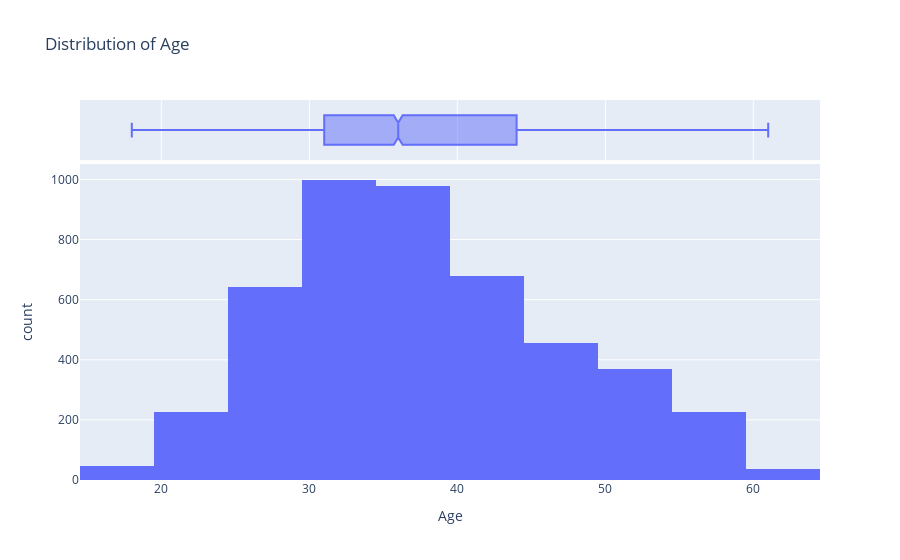
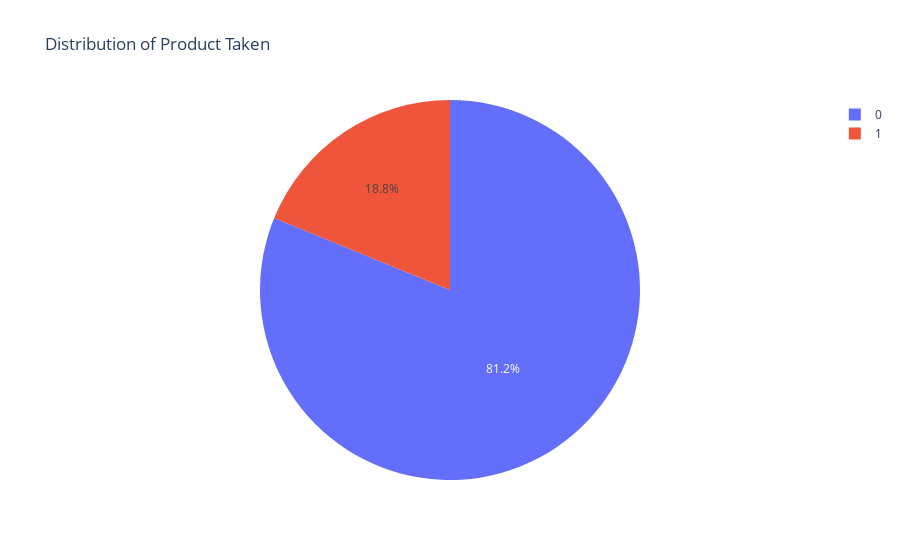
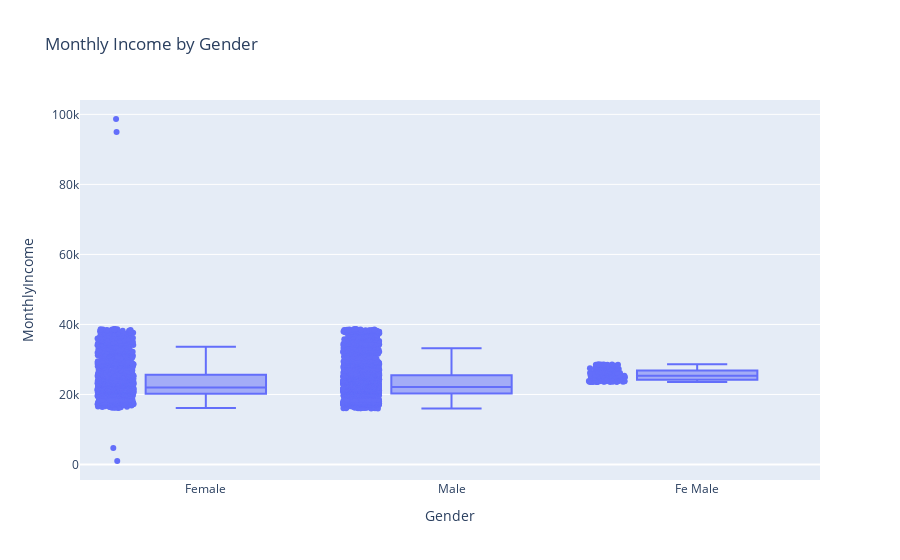
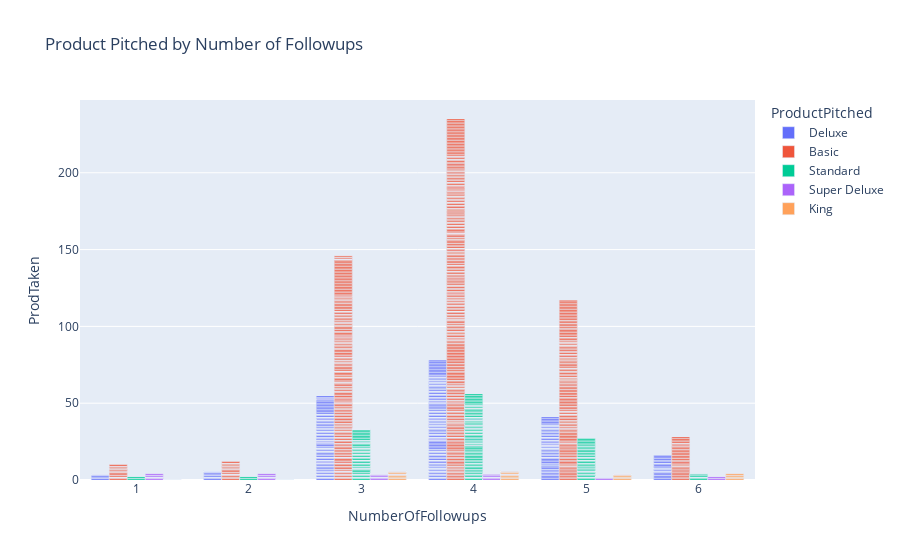

Notebook code cell kept with these figures, in order:
### Code cell
# Assuming 'df' is your DataFrame containing the data

# Distribution of Age
fig1 = px.histogram(df, x='Age', nbins=10, title='Distribution of Age', marginal='box', hover_data=df.columns)
fig1.show()

# Pie Chart of Product Taken
fig2 = px.pie(df, names='ProdTaken', title='Distribution of Product Taken')
fig2.show()

# Boxplot of Monthly Income by Gender
fig3 = px.box(df, x='Gender', y='MonthlyIncome', title='Monthly Income by Gender', points='all')
fig3.show()

# Barplot of Product Pitched by Number of Followups
fig4 = px.bar(df, x='NumberOfFollowups', y='ProdTaken', color='ProductPitched', barmode='group',
              title='Product Pitched by Number of Followups')
fig4.show()

# Heatmap of correlation matrix
numeric_columns = df.select_dtypes(include=['number']).columns
correlation_matrix = df[numeric_columns].corr()

fig5 = go.Figure(data=go.Heatmap(
                   z=correlation_matrix.values,
                   x=correlation_matrix.columns,
                   y=correlation_matrix.columns,
                   colorscale='Viridis'))

fig5.update_layout(title='Correlation Matrix')
fig5.show()

# Scatter Plot of Age vs Monthly Income by Gender
fig6 = px.scatter(df, x='Age', y='MonthlyIncome', color='Gender',
                  title='Age vs Monthly Income by Gender',
                  hover_data=['Designation', 'CityTier'])
fig6.show()

# Pie Chart of Marital Status Distribution
fig7 = px.pie(df, names='MaritalStatus', title='Marital Status Distribution')
fig7.show()

# Sunburst Chart for Multi-level Hierarchical Data (CityTier -> Gender -> ProductPitched)
fig8 = px.sunburst(df, path=['CityTier', 'Gender', 'ProductPitched'],
                   values='CustomerID', title='Sunburst Chart of CityTier, Gender and Product Pitched')
fig8.show()

# Violin Plot of Monthly Income by Designation
fig9 = px.violin(df, x='Designation', y='MonthlyIncome',
                 title='Monthly Income by Designation',
                 box=True, points='all')
fig9.show()

# Grouped Bar Plot for Number of Trips vs Age by Product Taken
fig10_alternative = px.bar(df, x='Age', y='NumberOfTrips', color='ProdTaken',
                            title='Number of Trips vs Age by Product Taken',
                            barmode='group', hover_data=['CustomerID'])
fig10_alternative.show()

# Scatter Plot of Age vs Duration of Pitch colored by Gender
fig11_alternative = px.scatter(df, x='Age', y='DurationOfPitch', color='Gender',
                               title='Age vs Duration of Pitch by Gender',
                               hover_data=['CustomerID'])
fig11_alternative.show()

### Figure 1 — Plotly figure (JSON) as saved in the notebook; plotly's stock layout.template omitted (floating-point values rounded to 4 significant figures; data arrays with more than 128 entries replaced by an {"elided": "..."} marker saying what was removed)
{"data": [{"alignmentgroup": "True", "bingroup": "x", "hovertemplate": "Age=%{x}<br>count=%{y}<extra></extra>", "legendgroup": "", "marker": {"color": "#636efa", "pattern": {"shape": ""}}, "name": "", "nbinsx": 10, "offsetgroup": "", "orientation": "v", "showlegend": false, "type": "histogram", "x": {"elided": "4888 int values"}, "xaxis": "x", "yaxis": "y"}, {"alignmentgroup": "True", "customdata": {"elided": "4888x19 mixed values"}, "hovertemplate": "Age=%{x}<br>CustomerID=%{customdata[0]}<br>ProdTaken=%{customdata[1]}<br>TypeofContact=%{customdata[2]}<br>CityTier=%{customdata[3]}<br>DurationOfPitch=%{customdata[4]}<br>Occupation=%{customdata[5]}<br>Gender=%{customdata[6]}<br>NumberOfPersonVisiting=%{customdata[7]}<br>NumberOfFollowups=%{customdata[8]}<br>ProductPitched=%{customdata[9]}<br>PreferredPropertyStar=%{customdata[10]}<br>MaritalStatus=%{customdata[11]}<br>NumberOfTrips=%{customdata[12]}<br>Passport=%{customdata[13]}<br>PitchSatisfactionScore=%{customdata[14]}<br>OwnCar=%{customdata[15]}<br>NumberOfChildrenVisiting=%{customdata[16]}<br>Designation=%{customdata[17]}<br>MonthlyIncome=%{customdata[18]}<extra></extra>", "legendgroup": "", "marker": {"color": "#636efa"}, "name": "", "notched": true, "offsetgroup": "", "showlegend": false, "type": "box", "x": {"elided": "4888 int values"}, "xaxis": "x2", "yaxis": "y2"}], "layout": {"barmode": "relative", "legend": {"tracegroupgap": 0}, "title": {"text": "Distribution of Age"}, "xaxis": {"anchor": "y", "domain": [0, 1], "title": {"text": "Age"}}, "xaxis2": {"anchor": "y2", "domain": [0, 1], "matches": "x", "showgrid": true, "showticklabels": false}, "yaxis": {"anchor": "x", "domain": [0, 0.8316], "title": {"text": "count"}}, "yaxis2": {"anchor": "x2", "domain": [0.8416, 1], "matches": "y2", "showgrid": false, "showline": false, "showticklabels": false, "ticks": ""}}}

### Figure 2 — Plotly figure (JSON) as saved in the notebook; plotly's stock layout.template omitted (floating-point values rounded to 4 significant figures; data arrays with more than 128 entries replaced by an {"elided": "..."} marker saying what was removed)
{"data": [{"domain": {"x": [0, 1], "y": [0, 1]}, "hovertemplate": "ProdTaken=%{label}<extra></extra>", "labels": {"elided": "4888 int values"}, "legendgroup": "", "name": "", "showlegend": true, "type": "pie"}], "layout": {"legend": {"tracegroupgap": 0}, "title": {"text": "Distribution of Product Taken"}}}

### Figure 3 — Plotly figure (JSON) as saved in the notebook; plotly's stock layout.template omitted (floating-point values rounded to 4 significant figures; data arrays with more than 128 entries replaced by an {"elided": "..."} marker saying what was removed)
{"data": [{"alignmentgroup": "True", "boxpoints": "all", "hovertemplate": "Gender=%{x}<br>MonthlyIncome=%{y}<extra></extra>", "legendgroup": "", "marker": {"color": "#636efa"}, "name": "", "notched": false, "offsetgroup": "", "orientation": "v", "showlegend": false, "type": "box", "x": {"elided": "4888 str values"}, "x0": " ", "xaxis": "x", "y": {"elided": "4888 int values"}, "y0": " ", "yaxis": "y"}], "layout": {"boxmode": "group", "legend": {"tracegroupgap": 0}, "title": {"text": "Monthly Income by Gender"}, "xaxis": {"anchor": "y", "domain": [0, 1], "title": {"text": "Gender"}}, "yaxis": {"anchor": "x", "domain": [0, 1], "title": {"text": "MonthlyIncome"}}}}

### Figure 4 — Plotly figure (JSON) as saved in the notebook; plotly's stock layout.template omitted (floating-point values rounded to 4 significant figures; data arrays with more than 128 entries replaced by an {"elided": "..."} marker saying what was removed)
{"data": [{"alignmentgroup": "True", "hovertemplate": "ProductPitched=Deluxe<br>NumberOfFollowups=%{x}<br>ProdTaken=%{y}<extra></extra>", "legendgroup": "Deluxe", "marker": {"color": "#636efa", "pattern": {"shape": ""}}, "name": "Deluxe", "offsetgroup": "Deluxe", "orientation": "v", "showlegend": true, "textposition": "auto", "type": "bar", "x": {"elided": "1732 int values"}, "xaxis": "x", "y": {"elided": "1732 int values"}, "yaxis": "y"}, {"alignmentgroup": "True", "hovertemplate": "ProductPitched=Basic<br>NumberOfFollowups=%{x}<br>ProdTaken=%{y}<extra></extra>", "legendgroup": "Basic", "marker": {"color": "#EF553B", "pattern": {"shape": ""}}, "name": "Basic", "offsetgroup": "Basic", "orientation": "v", "showlegend": true, "textposition": "auto", "type": "bar", "x": {"elided": "1842 int values"}, "xaxis": "x", "y": {"elided": "1842 int values"}, "yaxis": "y"}, {"alignmentgroup": "True", "hovertemplate": "ProductPitched=Standard<br>NumberOfFollowups=%{x}<br>ProdTaken=%{y}<extra></extra>", "legendgroup": "Standard", "marker": {"color": "#00cc96", "pattern": {"shape": ""}}, "name": "Standard", "offsetgroup": "Standard", "orientation": "v", "showlegend": true, "textposition": "auto", "type": "bar", "x": {"elided": "742 int values"}, "xaxis": "x", "y": {"elided": "742 int values"}, "yaxis": "y"}, {"alignmentgroup": "True", "hovertemplate": "ProductPitched=Super Deluxe<br>NumberOfFollowups=%{x}<br>ProdTaken=%{y}<extra></extra>", "legendgroup": "Super Deluxe", "marker": {"color": "#ab63fa", "pattern": {"shape": ""}}, "name": "Super Deluxe", "offsetgroup": "Super Deluxe", "orientation": "v", "showlegend": true, "textposition": "auto", "type": "bar", "x": {"elided": "342 int values"}, "xaxis": "x", "y": {"elided": "342 int values"}, "yaxis": "y"}, {"alignmentgroup": "True", "hovertemplate": "ProductPitched=King<br>NumberOfFollowups=%{x}<br>ProdTaken=%{y}<extra></extra>", "legendgroup": "King", "marker": {"color": "#FFA15A", "pattern": {"shape": ""}}, "name": "King", "offsetgroup": "King", "orientation": "v", "showlegend": true, "textposition": "auto", "type": "bar", "x": {"elided": "230 int values"}, "xaxis": "x", "y": {"elided": "230 int values"}, "yaxis": "y"}], "layout": {"barmode": "group", "legend": {"title": {"text": "ProductPitched"}, "tracegroupgap": 0}, "title": {"text": "Product Pitched by Number of Followups"}, "xaxis": {"anchor": "y", "domain": [0, 1], "title": {"text": "NumberOfFollowups"}}, "yaxis": {"anchor": "x", "domain": [0, 1], "title": {"text": "ProdTaken"}}}}
